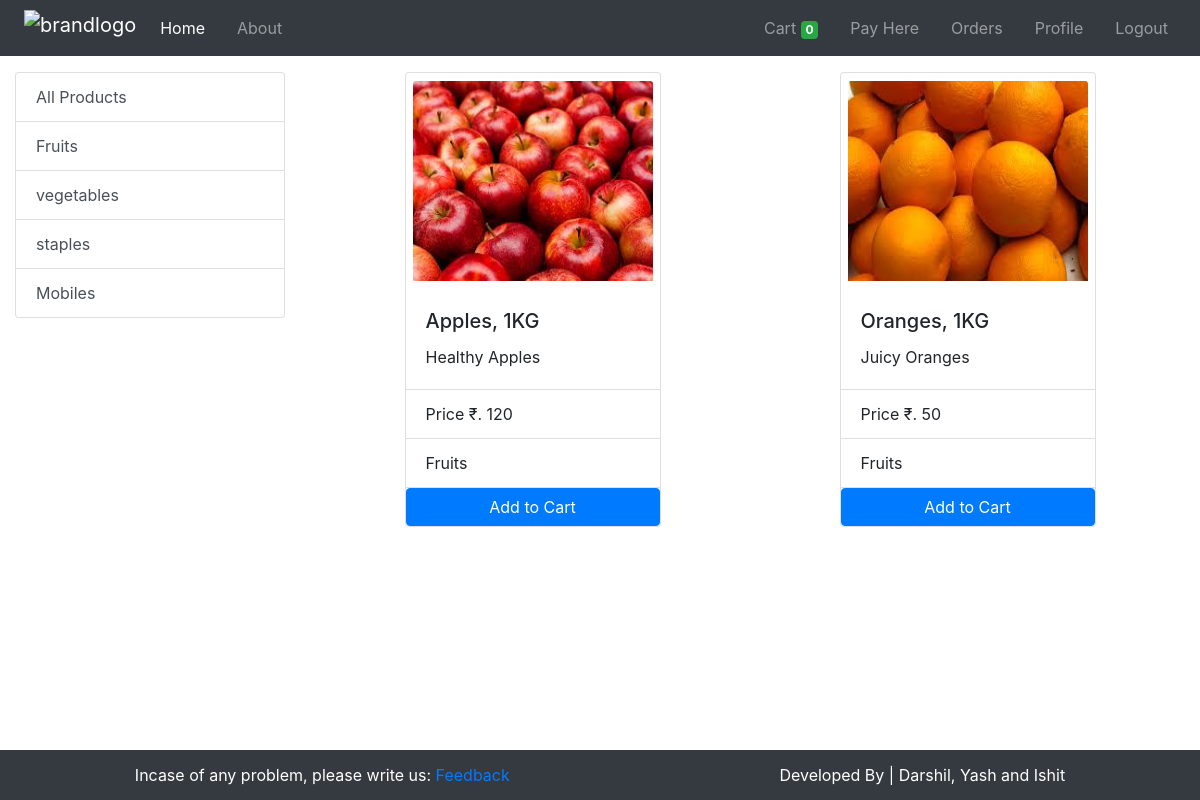
Screenshot of /?category=1 (signed in) with the database file from the repository.
### store/models/category.py (models this page shows)
class Category(models.Model):
    name = models.CharField(max_length=25)
    @staticmethod
    def get_all_categories():
        return Category.objects.all()
    def __str__(self):
        return self.name

### store/models/product.py (models this page shows, shortened)
class Product(models.Model):
    name = models.CharField(max_length=50)
    price = models.IntegerField(default=0)
    category = models.ForeignKey(Category, on_delete=models.CASCADE, default=1)
    description = models.CharField(max_length=200, default='')
    image = models.ImageField(upload_to='products')
    @staticmethod
    def get_products_by_id(cid):
        if cid:
            return Product.objects.filter(category=cid)
        else:
            return Product.get_all_products()

### store/views.py (the view, shortened to what this page needs)
# urls.py: 2. Add a URL to urlpatterns:  path('', views.home, name='home')
def home(request):
    if request.method == 'GET':
        cart = request.session.get('cart')
        if not cart:
            request.session['cart'] = {}
        products = None
        categories = Category.get_all_categories()
        cid = request.GET.get('category')
        if cid:
            products = Product.get_products_by_id(cid)
        else:
            products = Product.get_all_products()
        data = {
            'products': products,
            'categories': categories,
        }
        return render(request, 'store/home.html', data)

### store/templatetags/cart.py (called while the page is built)
@register.filter(name='is_in_cart')
def is_in_cart(product, cart):
    keys = cart.keys()
    for id in keys:
        if int(id) == product.id:
            return True
    return False

@register.filter(name='currency_converter')
def currency_converter(cost):
    return "₹. "+str(cost)

### store/templates/store/home.html (shortened to what this page needs)
{% extends "store/base.html" %}
{% block content %}
{% load cart %}
<div class="container-fluid mb-5">
    <div class="row">
        <div class="col-md-3 mx-auto mt-3">
            <div class="list-group">
                <a class="list-group-item list-group-item-action" href="/">All Products</a>
                {% for c in categories %}
                <a class="list-group-item list-group-item-action" href="?category={{ c.id }}">{{ c.name }}</a>
                {% endfor %}
            </div>
        </div>
        <div id="products" class="col-md-9 mx-auto mt-3">
            <div class="row mx-auto">
                {% for p in products %}
                    <div id="{{ p.id }}" class="card mx-auto mb-3">
                        <img class="card-img-top" src="{{p.image.url}}" alt="img">
                        <div class="card-body">
                            <h5 class="card-title">{{ p.name }}</h5>
                            <p class="card-text">{{ p.description }}</p>
                        </div>
                        <ul class="list-group list-group-flush">
                            <li class="list-group-item">Price {{ p.price|currency_converter }}</li>
                            <li class="list-group-item">{{ p.category }}</li>
                        </ul>
                        <div class="card-footer p-0">
                            {% if p|is_in_cart:request.session.cart %}
                            <div class="row mx-0">
                                <form action="/#{{ p.id }}" method="POST" class="col-2 p-0">
                                    {% csrf_token %}
                                    <input hidden type="text" name="product" value="{{ p.id }}"/>
                                    <input hidden type="text" name="remove" value="True"/>
                                    <input value=" - " type="submit" class="btn btn-primary"/>
                                </form>
                                <div class="text-center col-8 my-auto">{{ p|product_quantity:request.session.cart }} in cart</div>
                                <form action="/#{{ p.id }}" method="POST" class="col-2 p-0">
                                    {% csrf_token %}
                                    <input hidden type="text" name="product" value="{{ p.id }}"/>
                                    <input value=" + " type="submit" class="btn btn-primary"/>
                                </form>
                            </div>
                            {% else %}
                            <form action="/#{{ p.id }}" method="POST">
                                <input type="submit" class="btn btn-primary col" value="Add to Cart"/>
                            </form>
                            {% endif %}
                        </div>
                    </div>
                {% endfor %}
            </div>
        </div>
    </div>
</div>
{% endblock content %}

### store/templates/store/base.html (style rules this page uses)
body { -webkit-user-select: none; -moz-user-select: none; -ms-user-select: none; user-select: none; }
.card { width: 16rem; }
.card > img { width: 15rem; height: 200px; margin: 0.5rem auto; }

### rows the page displays
Category: name "Fruits"
Category: name "vegetables"
Category: name "staples"
Category: name "Mobiles"
Product: image (picture), name "Apples, 1KG", description "Healthy Apples", price "₹. 120", category "Fruits"
Product: image (picture), name "Oranges, 1KG", description "Juicy Oranges", price "₹. 50", category "Fruits"

### other values shown
{{ request.session.cart.keys|length }} "0"
